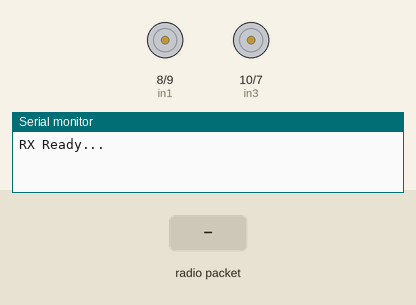
The sketch below on a simulated Arduino Uno, built with avr-gcc and run on an emulated ATmega328P. Parts: motor-driver pin pairs drawn as motors (green arrow = first pin HIGH = forward, orange = second pin HIGH = backward, longer = more drive), the last lines printed to the serial monitor. The test bench sets the inputs (shaded band). No radio packets arrive unless stated.

Above: at 1.2 s.
1.3 s: radio packet "F" arrives
At 2.5 s:
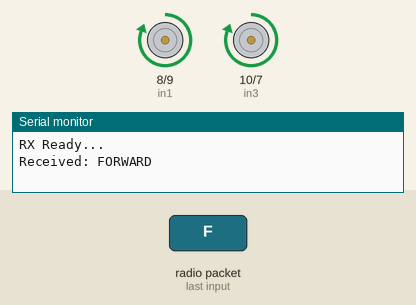
2.8 s: radio packet "B" arrives
At 3.7 s:
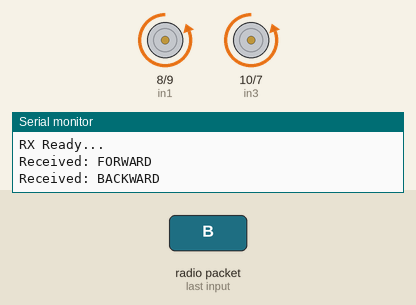
4.3 s: radio packet "R" arrives
At 4.8 s:
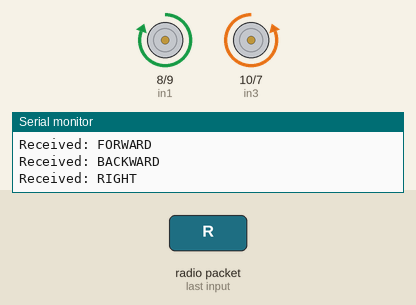
5.8 s: radio packet "L" arrives
At 7.1 s:
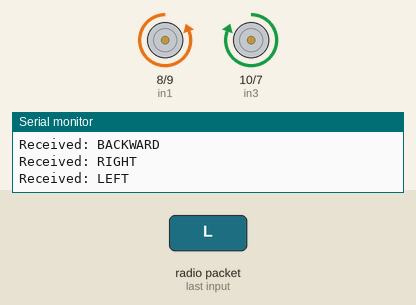
Timing chart, 0 to 8.3 s (numbered marks = the images above; inputs shaded):
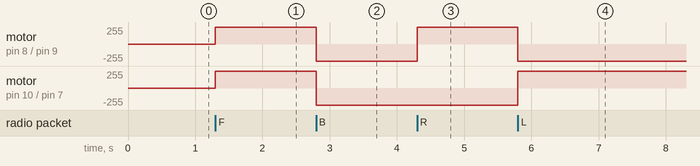

Measured:
- after the input at 1.3 s, motor on pin 8 (in1) / pin 9 (in2), motor on pin 10 (in3) / pin 7 (in4): stopped → forward 255/255 at once
- after the input at 2.8 s, motor on pin 8 (in1) / pin 9 (in2), motor on pin 10 (in3) / pin 7 (in4): forward 255/255 → backward 255/255 at once
- after the input at 4.3 s, motor on pin 8 (in1) / pin 9 (in2): backward 255/255 → forward 255/255 at once
- after the input at 5.8 s, motor on pin 8 (in1) / pin 9 (in2): forward 255/255 → backward 255/255 at once; motor on pin 10 (in3) / pin 7 (in4): backward 255/255 → forward 255/255 at once

The sketch:

rx.ino
```cpp
/*
  Gesture Controlled Wheelchair - RECEIVER SIDE
  RF 433MHz + L298N Motor Driver
*/

#include <VirtualWire.h>

// RF Receiver pin
const int rxPin = 11;

// Motor driver pins
const int in1 = 8;
const int in2 = 9;
const int in3 = 10;
const int in4 = 7;

// received data
char msg;

void setup() {
  Serial.begin(9600);

  // motor pins
  pinMode(in1, OUTPUT);
  pinMode(in2, OUTPUT);
  pinMode(in3, OUTPUT);
  pinMode(in4, OUTPUT);

  // RF setup
  vw_set_rx_pin(rxPin);
  vw_setup(2000);
  vw_rx_start();

  stopMotors();

  Serial.println("RX Ready...");
}

void loop() {

  uint8_t buf[VW_MAX_MESSAGE_LEN];
  uint8_t buflen = VW_MAX_MESSAGE_LEN;

  if (vw_get_message(buf, &buflen)) {

    msg = buf[0];

    Serial.print("Received: ");

    // -------- MOTOR CONTROL --------

    if (msg == 'F') {
      Serial.println("FORWARD");
      forward();
    }

    else if (msg == 'B') {
      Serial.println("BACKWARD");
      backward();
    }

    else if (msg == 'R') {
      Serial.println("RIGHT");
      right();
    }

    else if (msg == 'L') {
      Serial.println("LEFT");
      left();
    }

    else {
      Serial.println("STOP");
      stopMotors();
    }
  }
}

// -------- MOTOR FUNCTIONS --------

void forward() {
  digitalWrite(in1, HIGH);
  digitalWrite(in2, LOW);
  digitalWrite(in3, HIGH);
  digitalWrite(in4, LOW);
}

void backward() {
  digitalWrite(in1, LOW);
  digitalWrite(in2, HIGH);
  digitalWrite(in3, LOW);
  digitalWrite(in4, HIGH);
}

void right() {
  digitalWrite(in1, HIGH);
  digitalWrite(in2, LOW);
  digitalWrite(in3, LOW);
  digitalWrite(in4, HIGH);
}

void left() {
  digitalWrite(in1, LOW);
  digitalWrite(in2, HIGH);
  digitalWrite(in3, HIGH);
  digitalWrite(in4, LOW);
}

void stopMotors() {
  digitalWrite(in1, LOW);
  digitalWrite(in2, LOW);
  digitalWrite(in3, LOW);
  digitalWrite(in4, LOW);
}
```
